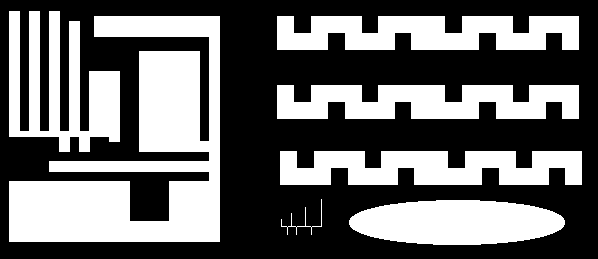
%> input picture lab11/ccl1.png, 598 x 259 px
$ octave lab11.m   (GNU Octave 9; MATLAB toolbox functions it lacks are replaced by stand-ins)
%> lines starting %> are read from the running program, lines starting %| are printed output that depends on the picture; in (x1, y1, x2, y2) boxes, pixels count from 0 and x2, y2 are one past the last pixel; in counts of white or black regions, pixels touching at a corner belong together; the program's own positions count from 1
### lab11/root.m
function root_indeks = root(indeks,tablica)
    root_indeks = indeks;
    while tablica(root_indeks) ~= root_indeks
        root_indeks = tablica(root_indeks);
    end
end

### lab11/lab11.m
%TOMASZ BOROWICZ

%%
%czyścimy zmienne
clearvars;
clear all;
clc;

image = imread('ccl1.png');
%> image is the input picture: size 259x598 uint8; 41.1% white; 7 white regions, largest, box (x1, y1, x2, y2) and area: (9, 16, 220, 242) 23561, (9, 11, 120, 152) 8081, (277, 16, 579, 50) 8024

[Y,X] = size(image);
%> Y = 259; X = 598
L = 1;
nImage = zeros(Y,X);
id = zeros(100);
for I = 1:100
    id(I) = I;
end


for J = 2:Y-1
    for I = 2:X-1
        if(image(J,I) ~= 0)
            A = nImage(J-1,I-1);
            B = nImage(J-1,I);
            C = nImage(J-1,I+1);
            D = nImage(J,I-1);
            sasiedzi = [A,B,C,D];

            if sum(sasiedzi) == 0
                nImage(J,I) = L;
                L = L+1;
            else
                sasiedzi1 = nonzeros(sasiedzi);
                minimum = min(sasiedzi1);
                maximum = max(sasiedzi1);

                if(minimum == maximum)
                    nImage(J,I) = maximum;
                else
                    id = union(minimum,maximum,id);
                    nImage(J,I) = minimum;
                end
            end
        end
     end
end
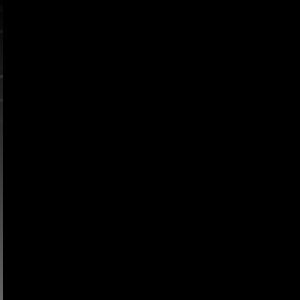
%> id: size 100x100 double (shown 3 times larger); min 0, max 100, mean 0.5
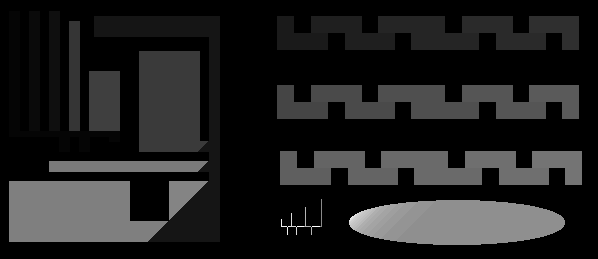
%> nImage: size 259x598 double; min 0, max 48, mean 6.1; drawn with min black and max white
%> after the loop, A = 27; B = 27; C = 27; D = 27; L = 49; maximum = 27; minimum = 27; sasiedzi = [27 27 27 27]; sasiedzi1 = [27; 27; 27; 27]

lut = zeros(100);
for I = 1:100
   lut(I) = root(id(I),id);
end
%> this loop made 100 passes

for J = 1:Y
    for I = 1:X
        if nImage(J,I) ~= 0
           nImage(J,I) = lut(nImage(J,I));
        end
    end
end
imageResult = imread('ccl1Result.png');
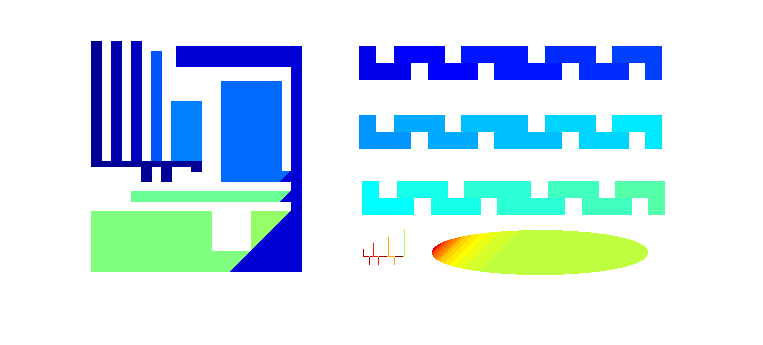
%> input picture lab11/ccl1Result.png, 763 x 345 px
%> imageResult is the input picture: size 345x763x3 uint8; mean R, G, B 205.7, 229, 239.8

figure(1);
subplot(1,3,1); imshow(image); title('oryginal');
subplot(1,3,2); imshow(nImage,[]); title('my result');
subplot(1,3,3); imshow(imageResult); title('result');

%%
%czyścimy zmienne
clearvars;
clear all;
clc;

image = imread('ccl2.png');
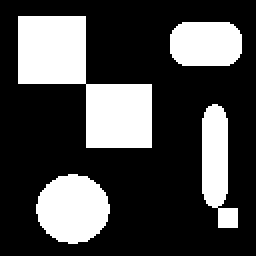
%> input picture lab11/ccl2.png, 128 x 128 px (shown 2 times larger)
%> image: size 128x128 logical; 28.3% white; 4 white regions, box (x1, y1, x2, y2) and area: (9, 8, 76, 74) 2212, (18, 87, 55, 122) 987, (85, 11, 121, 33) 724, (101, 52, 119, 114) 716
nImage4 = bwlabel(image,4);
%> nImage4: size 128x128 double; 7 distinct labels, from 0 to 6
nImage8 = bwlabel(image,8);
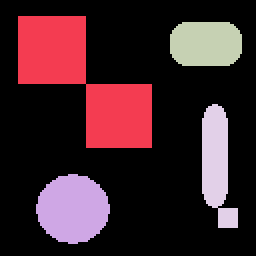
%> nImage8: size 128x128 double (shown 2 times larger); 5 distinct labels, from 0 to 4; one colour per label, 0 black

figure(2);
subplot(1,3,1); imshow(image,[]); title('oryginal');
subplot(1,3,2); imshow(nImage4,[]); title('bwlabel 4');
subplot(1,3,3); imshow(nImage8,[]); title('bwlabel 8');

%%
%czyścimy zmienne
clearvars;
clear all;
clc;

image = imread('shapes.png');
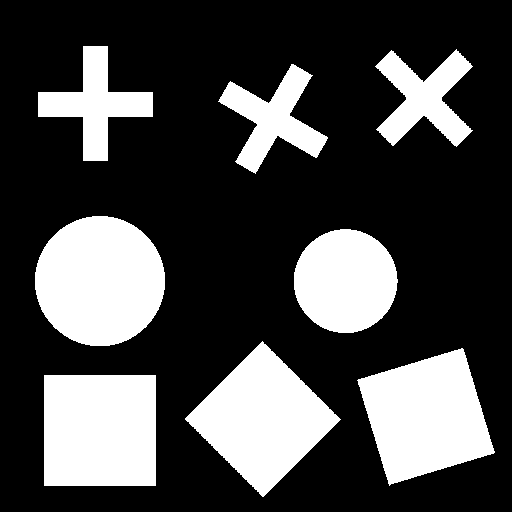
%> input picture lab11/shapes.png, 512 x 512 px
%> image: size 512x512 logical; 28% white; 8 white regions, largest, box (x1, y1, x2, y2) and area: (35, 216, 165, 346) 13293, (44, 375, 156, 486) 12432, (185, 341, 341, 497) 12212
srcImage = image;

image = bwlabel(image,4);
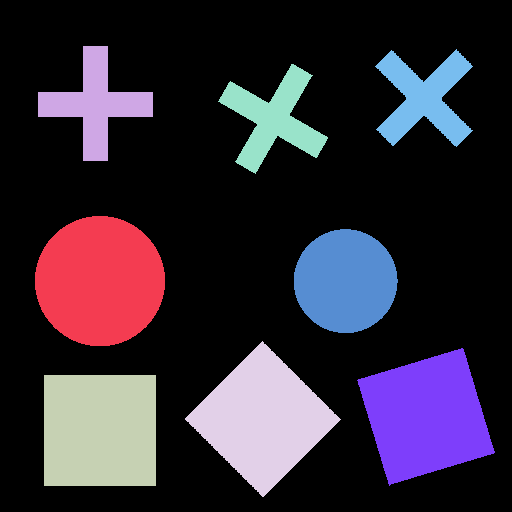
%> image: size 512x512 double; 9 distinct labels, from 0 to 8; one colour per label, 0 black

%> (the run ends here)
